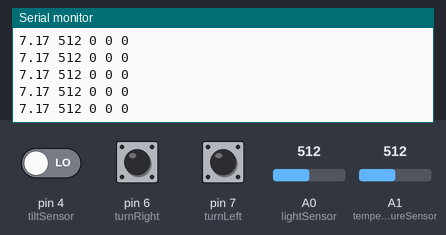
A sketch run on a simulated Arduino Uno, built with avr-gcc and run on an emulated ATmega328P. Shown: the last lines printed to the serial monitor. The inputs (shaded band) are chosen by the test bench; at power-on: A1 (temperatureSensor) = 512, pin 4 (tiltSensor) LOW, pin 6 (turnRight) LOW, pin 7 (turnLeft) LOW, A0 (lightSensor) = 512.

Above: at 1.2 s.
1.3 s: A1 (temperatureSensor) set to 213
At 1.56 s:
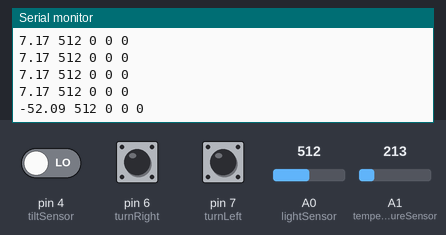
2.8 s: A1 (temperatureSensor) set to 191
At 2.97 s:
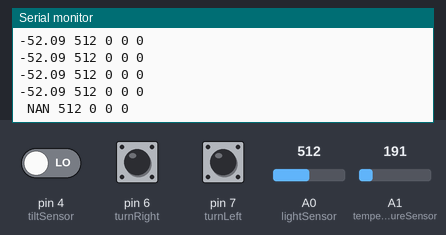

Measured:
- the behaviour switches between 201 and 200 on A1 (temperatureSensor) (found by bisection; images 1 and 2)
- after the input at 1.3 s, the serial monitor: prints a new line after 0.11 s (image 1)
- after the input at 2.8 s, the serial monitor: prints a new line at once (image 2)

The sketch:

Arduino_Code.ino
```cpp
#include <math.h>

#define lightSensor  A0
#define temperatureSensor  A1
#define tiltSensor 4
#define turnRight 6
#define turnLeft 7

double temperature;
int input, lightUnits, tilt, leftState, rightState;

void setup() {
  Serial.begin (9600);
}

double getTemperature(int rawADC) {
 rawADC -= 200; // Modify the input value to calibrate the temperature.
 double temp;
 temp = log(((10240000/rawADC) - 10000));
 temp = 1 / (0.001129148 +
 (0.000234125 + (0.0000000876741 * temp * temp ))* temp );
 temp = floor(temp*100)/100;
 return temp - 273.15; // Convert Kelvin to Celsius
}

void readData () {
  input = analogRead (temperatureSensor);
  temperature = getTemperature (input);
  lightUnits = analogRead (lightSensor);
  tilt = digitalRead (tiltSensor);
  leftState = digitalRead (turnLeft);
  rightState = digitalRead (turnRight);
}

void writeData () {
  Serial.println ((String)temperature + ' ' + lightUnits + ' ' + tilt + ' ' + leftState + ' ' + rightState);
}

void loop () {
  readData ();
  writeData ();
  delay (200);

}
```
